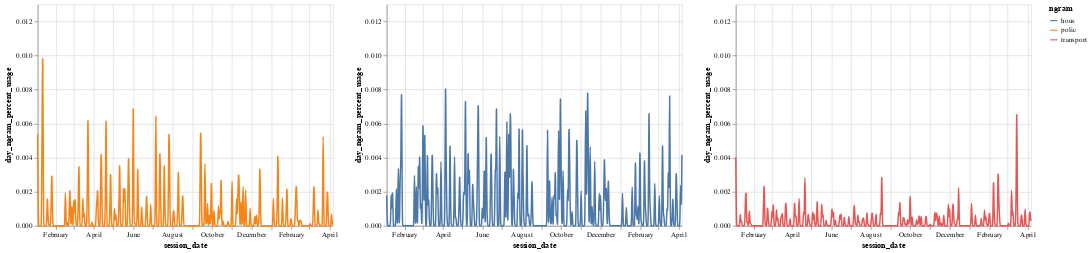

Notebook cell for this chart:
### Code cell
base = alt.Chart(gram_history).mark_line(interpolate="basis").encode(
    x="session_date:T",
    y="day_ngram_percent_usage:Q",
    color="ngram:N",
)

chart = alt.hconcat()
for ngram in gram_history.ngram.unique():
    chart |= base.transform_filter(datum.ngram == ngram)

chart.resolve_scale(
    x="shared",
    y="shared",
)

### Figure 1 — Vega-Lite specification as saved in the notebook (floating-point values rounded to 4 significant figures; data arrays with more than 128 entries replaced by an {"elided": "..."} marker saying what was removed)
{"config": {"view": {"continuousWidth": 400, "continuousHeight": 300}}, "hconcat": [{"mark": {"type": "line", "interpolate": "basis"}, "encoding": {"color": {"field": "ngram", "type": "nominal"}, "x": {"field": "session_date", "type": "temporal"}, "y": {"field": "day_ngram_percent_usage", "type": "quantitative"}}, "transform": [{"filter": "(datum.ngram === 'polic')"}]}, {"mark": {"type": "line", "interpolate": "basis"}, "encoding": {"color": {"field": "ngram", "type": "nominal"}, "x": {"field": "session_date", "type": "temporal"}, "y": {"field": "day_ngram_percent_usage", "type": "quantitative"}}, "transform": [{"filter": "(datum.ngram === 'hous')"}]}, {"mark": {"type": "line", "interpolate": "basis"}, "encoding": {"color": {"field": "ngram", "type": "nominal"}, "x": {"field": "session_date", "type": "temporal"}, "y": {"field": "day_ngram_percent_usage", "type": "quantitative"}}, "transform": [{"filter": "(datum.ngram === 'transport')"}]}], "data": {"name": "data-1b94f0df12d3880cbaf1c28967c96ebe"}, "resolve": {"scale": {"x": "shared", "y": "shared"}}, "$schema": "https://vega.github.io/schema/vega-lite/v4.17.0.json", "datasets": {"data-1b94f0df12d3880cbaf1c28967c96ebe": {"elided": "1374 records"}}}
